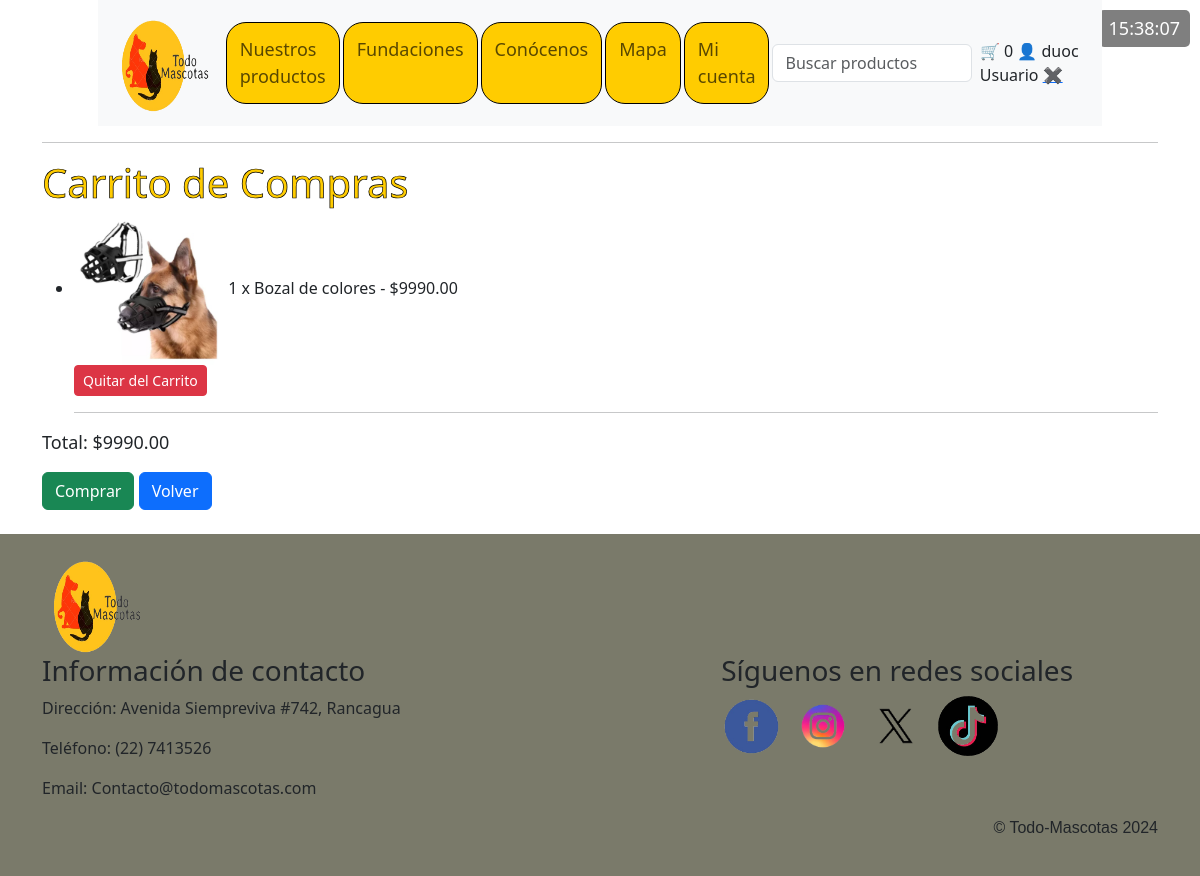
The page /carrito/ (signed in) on the database its author committed.
### core/models.py (models this page shows, shortened)
class DetalleCompra(models.Model):
    producto = models.ForeignKey(Producto, on_delete=models.CASCADE)
    cantidad = models.PositiveIntegerField()
    subtotal = models.DecimalField(max_digits=10, decimal_places=2)
    boletacompra = models.ForeignKey(BoletaCompra, on_delete=models.CASCADE, related_name='detalles')

class Producto(models.Model):
    nombre = models.CharField(max_length=100)
    descripcion = models.TextField()
    precio = models.PositiveIntegerField()  # Cambiado a PositiveIntegerField
    imagen = models.ImageField(upload_to='productos/', null=True, blank=True)
    stock = models.PositiveIntegerField(default=0)

### core/views.py (the view)
# urls.py: path('carrito/', views.carrito, name='carrito'),
@login_required
def carrito(request):
    try:
        boletacompra = BoletaCompra.objects.filter(usuario=request.user, estado_pedido='recibido').first()
        if not boletacompra:
            raise BoletaCompra.DoesNotExist
        detalles_compra = boletacompra.detalles.all()
        total_carrito = sum(detalle.subtotal for detalle in detalles_compra)
    except BoletaCompra.DoesNotExist:
        detalles_compra = []
        total_carrito = 0
    context = {
        'detalles_compra': detalles_compra,
        'total_carrito': total_carrito,
    }
    return render(request, 'carrito.html', context)

### core/templates/carrito.html (shortened to what this page needs)
{% extends 'base.html' %}
{% block content %}
    <h1 class="titu8">Carrito de Compras</h1>
    <ul>
        {% for detalle in detalles_compra %}
            <li>
                <img src="{{ detalle.producto.imagen.url }}" alt="{{ detalle.producto.nombre }}" width="150" height="150">
                {{ detalle.cantidad }} x {{ detalle.producto.nombre }} - ${{ detalle.subtotal }}
            </li>
            <form action="{% url 'eliminar_del_carrito' detalle.id %}" method="post" style="display: inline;">
                <button type="submit" class="btn btn-danger btn-sm">Quitar del Carrito</button>
            </form>
            <hr>
        {% endfor %}
    </ul>
    <p class="parra15">Total: ${{ total_carrito }} </p>
    <div class="row center">
        <div class="col-md-auto">
            <form action="{% url 'confirmar_compra' %}" method="post" class="d-inline-block mr-2">
                <button type="submit" class="btn btn-success">Comprar</button>
            </form>
            <a href="{% url 'Nuestros-productos' %}" class="btn btn-primary">Volver</a>
        </div>
    </div>
    <br>
{% endblock %}

### core/templates/base.html (shortened to what this page needs)
<!DOCTYPE html>
<html lang="en">
<head>
    {% load static %}
    <link rel="stylesheet" href="{% static 'Css/Estilos.css' %}">
    <link href="https://cdn.jsdelivr.net/npm/bootstrap@5.3.3/dist/css/bootstrap.min.css" rel="stylesheet">
</head>
<body>
    <main class="container">
        <span id="reloj" class="reloj"></span>
        <nav class="navbar navbar-expand-lg navbar-light bg-light">
            <div class="container-fluid">
                <a href="{% url 'Index' %}" class="navbar-brand" style="display: flex;">
                    <img class="imglogo" src="{% static 'img/todo mascotas.png' %}">
                </a>
                <div class="collapse navbar-collapse" id="opciones">
                    <ul class="navbar-nav me-auto mb-2 mb-lg-0">
                        <li class="nav-item">
                            <a class="nav-link" href="{% url 'Nuestros-productos' %}">Nuestros productos</a>
                        </li>
                        <li class="nav-item">
                            <a class="nav-link" href="{% url 'Fundaciones' %}"> Fundaciones</a>
                        </li>
                        <li class="nav-item">
                            <a class="nav-link" id="link-conocenos" href="{% url 'Index' %}#conocenos">Conócenos</a>
                        </li>
                        <li class="nav-item">
                            <a class="nav-link" href="{% url 'Mapa' %}">Mapa</a>
                        </li>
                        {% if user.is_authenticated and not user.is_staff  %}
                            <li class="nav-item">
                                <a class="nav-link" href="{% url 'micuenta' %}">Mi cuenta</a>
                            </li>
                        {% endif %}
                    </ul>
                </div>
                <div class="d-flex align-items-center">
                    <input class="barrabusqueda form-control me-2" type="text" id="busqueda" placeholder="Buscar productos">
                    <div class="ccompra">
                        {% if user.is_authenticated and not user.is_staff %}
                            <a id="carrito-link" href="{% url 'carrito' %}" style="text-decoration: none;">
                                <span id="carrito-icono">&#128722;</span>
                            </a>
                            <span id="carrito-contador">{{ request.session.carrito_total|default:0 }}</span>
                        {% endif %}
                        <span id="usuario-icono">&#128100;</span>
                        {% if user.is_authenticated %}
                            <span id="nombre-usuario">{{ user.username }}</span>
                            <span id="usuario-info">{% if user.is_staff %}Admin{% else %}Usuario{% endif %}</span>
                            <a id="cerrar-sesion" href="{% url 'logout' %}">&#10006;</a>
                        {% else %}
                            <span id="nombre-usuario">Invitado</span>
                        {% endif %}
                    </div>
                </div>
            </div>
        </nav>
        <hr>
    {% block content %}
    {% endblock %}
    </main>
    <div class="footercon">
    <footer class="footer">
        <div class="container">
            <div class="col-lg-2">
                <a href="{% url 'Index' %}">
                <img class="logo" src="{% static 'Img/todo mascotas.png' %}" alt="logotodomascotas">
                </a>
            </div>
            <div class="row">
                <div class="col-md-6">
                    <div class="info">
                        <h3>Información de contacto</h3>
                        <p>Dirección: Avenida Siempreviva #742, Rancagua</p>
                        <p>Teléfono: (22) 7413526</p>
                        <p>Email: Contacto@todomascotas.com</p>
                    </div>
                </div>
                <div class="col-md-6">
                    <div class="info1">
                        <h3>Síguenos en redes sociales</h3>
                            <ul class="list-inline">
                                <li class="list-inline-item"><a href="https://www.facebook.com/?locale=es_LA"><img class="imgfoo" src="{% static 'Img/img-footer-facebook.png' %}" alt="Facebook"></a></li>
                                <li class="list-inline-item"><a href="https://www.instagram.com"><img class="imgfoo" src="{% static 'Img/img-footer-instagram.png' %}" alt="Instagram"></a></li>
                                <li class="list-inline-item"><a href="https://twitter.com/?lang=es"><img class="imgfoo" src="{% static 'Img/img-footer-X.png' %}" alt="X"></a></li>
                                <li class="list-inline-item"><a href="https://www.tiktok.com/es/"><img class="imgfoo" src="{% static 'Img/img-footer-tiktok.png' %}" alt="Tiktok"></a></li>
                            </ul>
                    </div>
                </div>
                <p class="fooparra">&copy; Todo-Mascotas 2024</p>
            </div>
        </div>
    </footer>
    </div>
</body>
</html>

### core/static/Css/Estilos.css (style rules this page uses)
body { background-color: white; }
.nav-item { background-color: rgb(255, 204, 0); font-size: large; margin-right: 3px; border: 1px solid black; border-radius: 20px; padding: 5px; }
.imglogo { width: 100px; height: 100px; margin-left: auto; }
.barrabusqueda { margin-left: auto; margin-right: 15px; display: flex; align-items: center; }
.ccompra { margin-left: auto; }
.titu8 { font-size: 250%; color :rgb(255, 204, 0); -webkit-text-stroke: 0.7px black; }
.parra15 { font-size: large; }
.footer { background-color: #7a7a6a; padding: 50px; height: 300 px; width: 100%; }
.imgfoo { height: 60px; width: 60px; }
.logo { height: 100px; width: 100px; border: #f00505; }
.fooparra { text-align: right; font-family: 'Franklin Gothic Medium', 'Arial Narrow', Arial, sans-serif; }
.footercon { display: flex; align-items: center; max-width: 100%; }
.info1 { text-justify: top; margin-left: 20%; }
.reloj { position: fixed; top: 10px; right: 10px; color: #ffffff; font-size: 18px; background-color: rgba(0, 0, 0, 0.5); padding: 5px 10px; border-radius: 5px; }
@media screen and (max-width: 1200px) { .navbar { padding: 10px; max-width: 90%; margin: 0 auto; } }
@media screen and (max-width: 1200px) { .footer { padding: 20px; max-width: 100%; margin: 0 auto; } }

### rows shown on the page
DetalleCompra: producto.imagen (picture), cantidad "1", producto.nombre "Bozal de colores", subtotal "9990.00"

### other values the page prints
{{ request.session.carrito_total|default:0 }} "0"
{{ user.username }} "duoc"
{{ total_carrito }} "9990.00"
